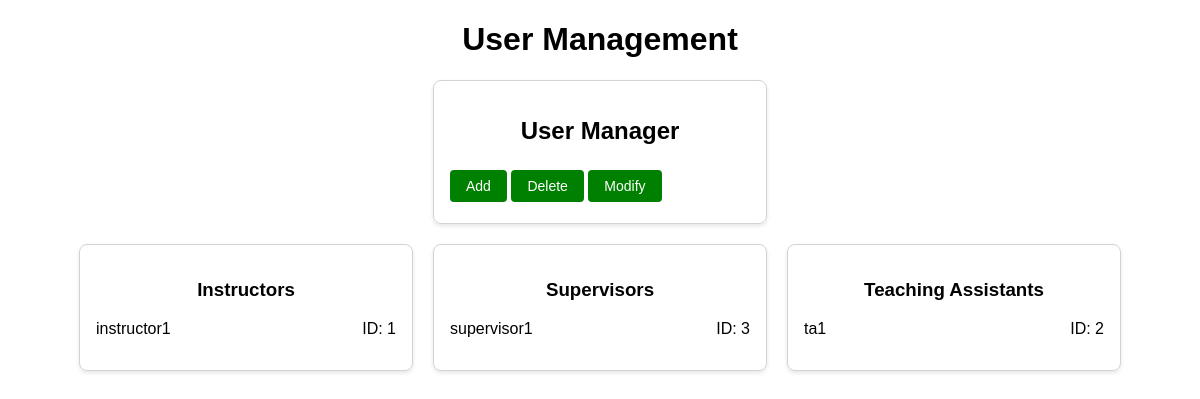
The page /usermanagement/ on the database as committed earlier.
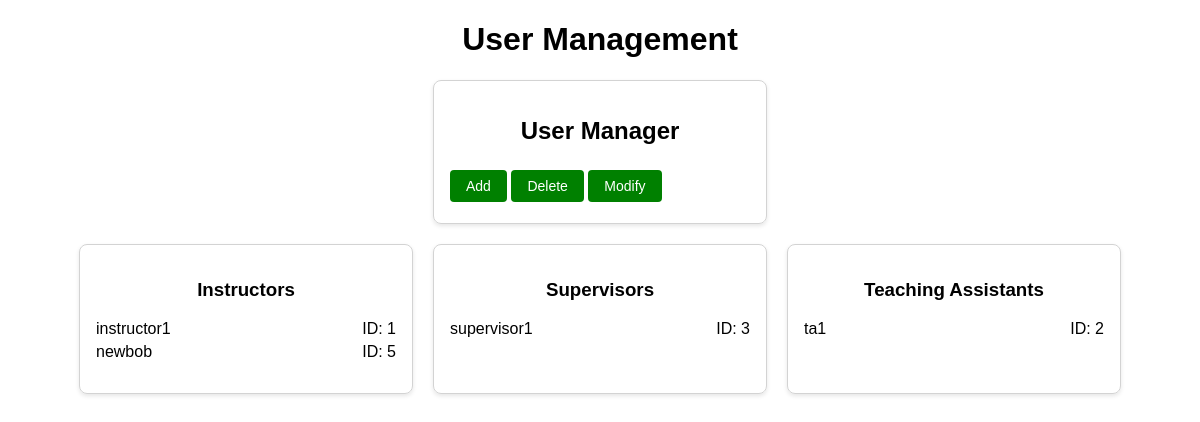
The same page on the database as committed later.
### scheduler/models.py (models this page shows, shortened)
class User(models.Model):
    INSTRUCTOR = 'Instructor'
    TEACHING_ASSISTANT = 'Teaching Assistant'
    SUPERVISOR = 'Supervisor'
    ROLE_CHOICES = [
        (INSTRUCTOR, 'Instructor'),
        (TEACHING_ASSISTANT, 'Teaching Assistant'),
        (SUPERVISOR, 'Supervisor'),
    ]
    user_id = models.AutoField(primary_key=True) #Unigue id, for now just pk
    username = models.CharField(max_length=25, unique=True)
    password = models.CharField(max_length=50)
    role = models.CharField(max_length=20, choices=ROLE_CHOICES)# Instructor or Teaching Assistant or Supervisor
    email = models.CharField(max_length=255, blank=True, null=True)
    phone_number = models.CharField(max_length=15, blank=True, null=True)
    address = models.CharField(max_length=255, blank=True, null=True)

### scheduler/views.py (the view, shortened to what this page needs)
# urls.py: path('usermanagement/', UserManagementView.as_view(), name='UserManagement'),
class UserManagementView(View):
    def get(self, request):
        users = User.objects.all()
        return render(request, 'user_management.html', {'users': users})

### templates/user_management.html (shortened to what this page needs)
<!DOCTYPE html>
<html>
<head>
</head>
<body>
    <h1>User Management</h1>
    <div class="container">
        <div class="card">
            <h2>User Manager</h2>
            <div class="edit-section">
                <button type="button" onclick="toggleForm('user-add-form')" class="btn">Add</button>
                <button type="button" onclick="toggleForm('user-delete-form')" class="btn">Delete</button>
                <button type="button" onclick="toggleForm('user-edit-form')" class="btn">Modify</button>
            </div>
        </div>
    </div>
    <div class="section-container">
        <div class="list">
            <h3>Instructors</h3>
            <ul>
                {% for user in users %}
                    {% if user.role == 'Instructor' %}
                        <li>
                            <span class="username">{{ user.username }}</span>
                            <span class="user-id">ID: {{ user.user_id }}</span>
                        </li>
                    {% endif %}
                {% empty %}
                    <li>No instructors available.</li>
                {% endfor %}
            </ul>
        </div>
        <div class="list">
            <h3>Supervisors</h3>
            <ul>
                {% for user in users %}
                    {% if user.role == 'Supervisor' %}
                        <li>
                            <span class="username">{{ user.username }}</span>
                            <span class="user-id">ID: {{ user.user_id }}</span>
                        </li>
                    {% endif %}
                {% empty %}
                    <li>No supervisors available.</li>
                {% endfor %}
            </ul>
        </div>
        <div class="list">
            <h3>Teaching Assistants</h3>
            <ul>
                {% for user in users %}
                    {% if user.role == 'Teaching Assistant' %}
                        <li>
                            <span class="username">{{ user.username }}</span>
                            <span class="user-id">ID: {{ user.user_id }}</span>
                        </li>
                    {% endif %}
                {% empty %}
                    <li>No teaching assistants available.</li>
                {% endfor %}
            </ul>
        </div>
    </div>
</body>
</html>

Rows that differ between the two databases and show on the page:
added User: username "newbob", user_id "5", shown under "Instructors"
